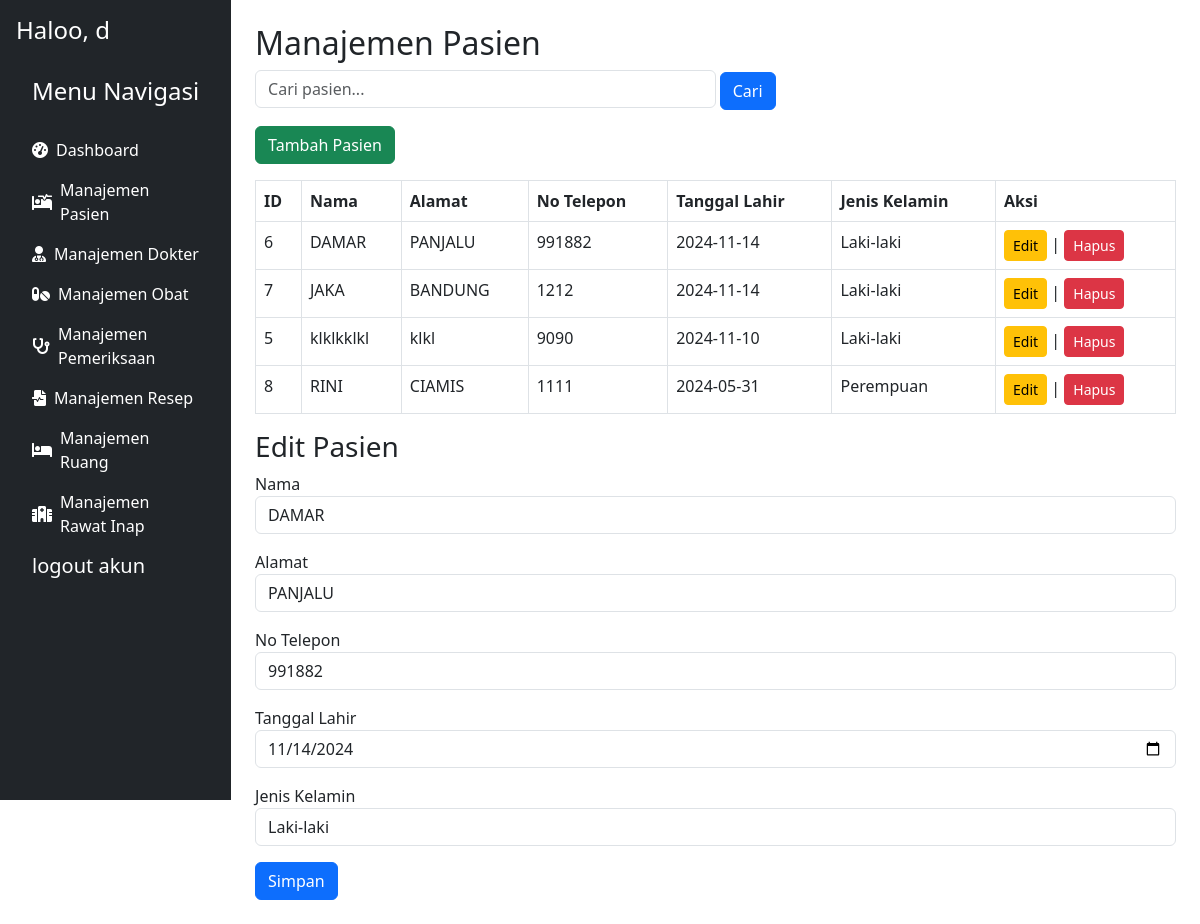
The page /pasien.php?id=6 (signed in) on the database its author committed.
### tables this page shows
CREATE TABLE `pasien` (
  `id_pasien` int(11) NOT NULL,
  `nama` varchar(100) NOT NULL,
  `alamat` text DEFAULT NULL,
  `no_telepon` varchar(15) DEFAULT NULL,
  `tanggal_lahir` date DEFAULT NULL,
  `jenis_kelamin` varchar(20) DEFAULT NULL
);

### pasien.php (the view, shortened to what this page needs)
<?php
include 'db.php';
$search = isset($_GET['search']) ? $_GET['search'] : '';
$result = $conn->query("SELECT * FROM pasien WHERE nama LIKE '%$search%' ORDER BY nama ASC");
if (isset($_GET['id'])) {
    $id = $_GET['id'];
    $result_edit = $conn->query("SELECT * FROM pasien WHERE id_pasien = $id");
    $data_edit = $result_edit->fetch_assoc();
}
?>
<!DOCTYPE html>
<html lang="id">
<head>
    <link rel="stylesheet" href="styles.css">
    <link href="https://cdn.jsdelivr.net/npm/bootstrap@5.3.0/dist/css/bootstrap.min.css" rel="stylesheet">
</head>
<body>
    <div class="d-flex ">
        <?php include 'sidebar.php'; ?>
        <div class="container-fluid p-4">
            <h2>Manajemen Pasien</h2>
            <form method="GET" action="" class="mb-3">
                <input type="text" name="search" placeholder="Cari pasien..." class="form-control d-inline w-50">
                <button type="submit" class="btn btn-primary">Cari</button>
            </form>
            <a href="pasien.php" class="btn btn-success mb-3">Tambah Pasien</a>
            <table class="table table-bordered">
                <thead>
                    <tr>
                        <th>ID</th>
                        <th>Nama</th>
                        <th>Alamat</th>
                        <th>No Telepon</th>
                        <th>Tanggal Lahir</th>
                        <th>Jenis Kelamin</th>
                        <th>Aksi</th>
                    </tr>
                </thead>
                <tbody>
                    <?php while ($row = $result->fetch_assoc()): ?>
                    <tr>
                        <td><?= $row['id_pasien']; ?></td>
                        <td><?= $row['nama']; ?></td>
                        <td><?= $row['alamat']; ?></td>
                        <td><?= $row['no_telepon']; ?></td>
                        <td><?= $row['tanggal_lahir']; ?></td>
                        <td><?= $row['jenis_kelamin']; ?></td>
                        <td>
                            <a href="pasien.php?id=<?= $row['id_pasien']; ?>" class="btn btn-warning btn-sm">Edit</a> |
                            <a href="hapus_pasien.php?id=<?= $row['id_pasien']; ?>" class="btn btn-danger btn-sm" onclick="return confirm('Yakin ingin menghapus?')">Hapus</a>
                        </td>
                    </tr>
                    <?php endwhile; ?>
                </tbody>
            </table>
            <h3><?= isset($_GET['id']) ? 'Edit' : 'Tambah'; ?> Pasien</h3>
            <form method="POST" action="">
                <div class="mb-3">
                    <label>Nama</label>
                    <input type="text" name="nama" class="form-control" value="<?= isset($data_edit['nama']) ? $data_edit['nama'] : ''; ?>" required>
                </div>
                <div class="mb-3">
                    <label>Alamat</label>
                    <input type="text" name="alamat" class="form-control" value="<?= isset($data_edit['alamat']) ? $data_edit['alamat'] : ''; ?>" required>
                </div>
                <div class="mb-3">
                    <label>No Telepon</label>
                    <input type="text" name="no_telepon" class="form-control" value="<?= isset($data_edit['no_telepon']) ? $data_edit['no_telepon'] : ''; ?>" required>
                </div>
                <div class="mb-3">
                    <label>Tanggal Lahir</label>
                    <input type="date" name="tanggal_lahir" class="form-control" value="<?= isset($data_edit['tanggal_lahir']) ? $data_edit['tanggal_lahir'] : ''; ?>" required>
                </div>
                <div class="mb-3">
                    <label>Jenis Kelamin</label>
                    <select name="jenis_kelamin" class="form-control" required>
                        <option value="Laki-laki" <?= isset($data_edit['jenis_kelamin']) && $data_edit['jenis_kelamin'] == 'Laki-laki' ? 'selected' : ''; ?>>Laki-laki</option>
                    </select>
                </div>
                <button type="submit" name="tambah_pasien" class="btn btn-primary">Simpan</button>
            </form>
        </div>
    </div>
</body>
</html>

### rows shown on the page
pasien: id_pasien "6", nama "DAMAR", alamat "PANJALU", no_telepon "991882", tanggal_lahir "2024-11-14", jenis_kelamin "Laki-laki", tanggal_lahir "11/14/2024"
pasien: id_pasien "7", nama "JAKA", alamat "BANDUNG", no_telepon "1212", tanggal_lahir "2024-11-14", jenis_kelamin "Laki-laki"
pasien: id_pasien "5", nama "klklkklkl", alamat "klkl", no_telepon "9090", tanggal_lahir "2024-11-10", jenis_kelamin "Laki-laki"
pasien: id_pasien "8", nama "RINI", alamat "CIAMIS", no_telepon "1111", tanggal_lahir "2024-05-31", jenis_kelamin "Perempuan"

### other values the page prints
$username "d"
